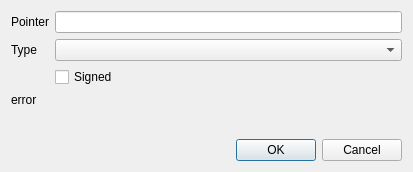
<?xml version="1.0" encoding="UTF-8"?>
<ui version="4.0">
 <class>EditAddress</class>
 <widget class="QDialog" name="EditAddress">
  <property name="geometry">
   <rect>
    <x>0</x>
    <y>0</y>
    <width>413</width>
    <height>172</height>
   </rect>
  </property>
  <property name="windowTitle">
   <string>Edit Address</string>
  </property>
  <layout class="QVBoxLayout" name="verticalLayout">
   <item>
    <layout class="QFormLayout" name="formLayout">
     <item row="0" column="0">
      <widget class="QLabel" name="pointerLabel">
       <property name="text">
        <string>Pointer</string>
       </property>
      </widget>
     </item>
     <item row="0" column="1">
      <widget class="QLineEdit" name="pointer"/>
     </item>
     <item row="1" column="0">
      <widget class="QLabel" name="typeLabel">
       <property name="text">
        <string>Type</string>
       </property>
      </widget>
     </item>
     <item row="1" column="1">
      <widget class="QComboBox" name="type"/>
     </item>
     <item row="2" column="1">
      <widget class="QCheckBox" name="signedCheck">
       <property name="text">
        <string>Signed</string>
       </property>
      </widget>
     </item>
    </layout>
   </item>
   <item>
    <widget class="QLabel" name="error">
     <property name="text">
      <string>error</string>
     </property>
    </widget>
   </item>
   <item>
    <spacer name="verticalSpacer">
     <property name="orientation">
      <enum>Qt::Vertical</enum>
     </property>
     <property name="sizeHint" stdset="0">
      <size>
       <width>20</width>
       <height>40</height>
      </size>
     </property>
    </spacer>
   </item>
   <item>
    <widget class="QDialogButtonBox" name="buttonBox">
     <property name="orientation">
      <enum>Qt::Horizontal</enum>
     </property>
     <property name="standardButtons">
      <set>QDialogButtonBox::Cancel|QDialogButtonBox::Ok</set>
     </property>
    </widget>
   </item>
  </layout>
 </widget>
 <resources/>
 <connections>
  <connection>
   <sender>buttonBox</sender>
   <signal>accepted()</signal>
   <receiver>EditAddress</receiver>
   <slot>accept()</slot>
   <hints>
    <hint type="sourcelabel">
     <x>248</x>
     <y>254</y>
    </hint>
    <hint type="destinationlabel">
     <x>157</x>
     <y>274</y>
    </hint>
   </hints>
  </connection>
  <connection>
   <sender>buttonBox</sender>
   <signal>rejected()</signal>
   <receiver>EditAddress</receiver>
   <slot>reject()</slot>
   <hints>
    <hint type="sourcelabel">
     <x>316</x>
     <y>260</y>
    </hint>
    <hint type="destinationlabel">
     <x>286</x>
     <y>274</y>
    </hint>
   </hints>
  </connection>
 </connections>
</ui>
